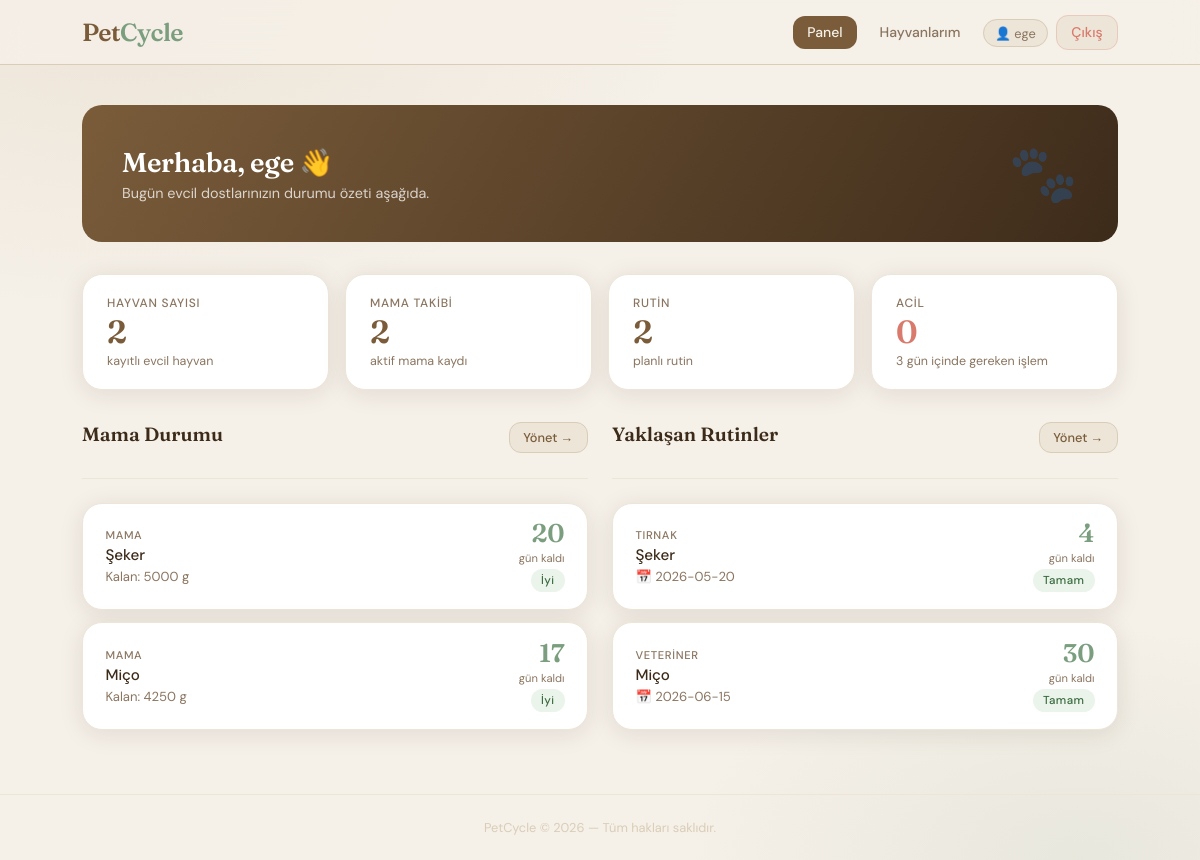
The app's page /dashboard (signed in) with its own data.
### tables this page shows
CREATE TABLE inventory_and_routines (
            id INTEGER PRIMARY KEY AUTOINCREMENT,
            pet_id INTEGER NOT NULL,
            item_type TEXT NOT NULL, 
            total_amount INTEGER,     
            interval_days INTEGER,      
            next_due_date DATE,       
            last_action_date DATE DEFAULT (date('now', 'localtime')),
            FOREIGN KEY (pet_id) REFERENCES pets (id)
        );

CREATE TABLE pets (
            id INTEGER PRIMARY KEY AUTOINCREMENT,
            user_id INTEGER NOT NULL,
            name TEXT NOT NULL,
            species TEXT NOT NULL,
            daily_food_gram INTEGER NOT NULL,
            FOREIGN KEY (user_id) REFERENCES users (id)
        );

### app.py (the view)
@app.route('/dashboard')
@login_required
def dashboard():
    pets = get_pets()
    username = session['username']
    processed_items = get_items()
    return render_template('dashboard.html', username=username, pets=pets, items=processed_items)

### app.py (called while the page is built)
def get_db_connection():
    conn = sqlite3.connect(DATABASE)
    conn.row_factory = sqlite3.Row
    return conn

@app.context_processor
def inject_now():
    return {'now': datetime.now()}

def login_required(f):
    @wraps(f)
    def decorated_function(*args, **kwargs):
        if 'user_id' not in session:
            flash('Lütfen önce giriş yapın.', 'warning')
            return redirect(url_for('login'))
        return f(*args, **kwargs)
    return decorated_function

def get_pets():
    user_id = session['user_id']
    conn = get_db_connection()
    pets = conn.execute('SELECT * FROM pets WHERE user_id = ?', (user_id,)).fetchall()
    conn.close()
    return pets

### templates/dashboard.html (shortened to what this page needs)
{% extends "base.html" %}
{% block content %}
<div class="welcome-banner">
    <div>
        <h1>Merhaba, {{ username }} 👋</h1>
        <p>Bugün evcil dostlarınızın durumu özeti aşağıda.</p>
    </div>
    <div class="banner-icon">🐾</div>
</div>
{% set pet_count = pets | length %}
{% set food_items = items | selectattr('item_type', 'equalto', 'Mama') | list %}
{% set routine_items = items | rejectattr('item_type', 'equalto', 'Mama') | list %}
{% set urgent = items | selectattr('days_left', 'defined') | selectattr('days_left', 'ne', none) | selectattr('days_left', 'le', 3) | list %}
<div class="stats-row">
    <div class="stat-card">
        <span class="stat-label">Hayvan sayısı</span>
        <span class="stat-value">{{ pet_count }}</span>
        <span class="stat-sub">kayıtlı evcil hayvan</span>
    </div>
    <div class="stat-card">
        <span class="stat-label">Mama takibi</span>
        <span class="stat-value">{{ food_items | length }}</span>
        <span class="stat-sub">aktif mama kaydı</span>
    </div>
    <div class="stat-card">
        <span class="stat-label">Rutin</span>
        <span class="stat-value">{{ routine_items | length }}</span>
        <span class="stat-sub">planlı rutin</span>
    </div>
    <div class="stat-card">
        <span class="stat-label">Acil</span>
        <span class="stat-value" style="color:var(--blush)">{{ urgent | length }}</span>
        <span class="stat-sub">3 gün içinde gereken işlem</span>
    </div>
</div>
<div class="section-row">
    <div>
        <div class="flex items-center justify-between mb-2">
            <h2 class="section-title" style="margin-bottom:0;border:none">Mama Durumu</h2>
            <a href="{{ url_for('pets') }}" class="btn btn-ghost btn-sm">Yönet →</a>
        </div>
        <hr class="divider">
        {% set food_items = items | selectattr('item_type', 'equalto', 'Mama') | list %}
        {% if food_items %}
        <div class="item-list">
            {% for item in food_items %}
            {% set days = item.food_remaining_days %}
            <div class="item-row">
                <div class="item-row-left">
                    <span class="item-row-type">{{ item.item_type }}</span>
                    <span class="item-row-name">{{ item.pet_name }}</span>
                    <span class="item-row-detail">
                        Kalan: {{ item.calculated_remaining_amount }} g
                    </span>
                </div>
                <div class="days-pill">
                    <span class="days-number {% if days <= 2 %}day-danger{% elif days <= 7 %}day-warn{% else %}day-ok{% endif %}">
                        {{ days }}
                    </span>
                    <span class="days-label">gün kaldı</span>
                    {% if days <= 2 %}
                        <span class="badge badge-danger">Acil!</span>
                    {% elif days <= 7 %}
                        <span class="badge badge-warn">Az kaldı</span>
                    {% else %}
                        <span class="badge badge-ok">İyi</span>
                    {% endif %}
                </div>
            </div>
            {% endfor %}
        </div>
        {% else %}
        <div class="empty-state">
            <div class="empty-icon">🥣</div>
            <p>Henüz mama kaydı yok.</p>
        </div>
        {% endif %}
    </div>
    <div>
        <div class="flex items-center justify-between mb-2">
            <h2 class="section-title" style="margin-bottom:0;border:none">Yaklaşan Rutinler</h2>
            <a href="{{ url_for('pets') }}" class="btn btn-ghost btn-sm">Yönet →</a>
        </div>
        <hr class="divider">
        {% set routine_items = items | rejectattr('item_type', 'equalto', 'Mama') | list %}
        {% if routine_items %}
        <div class="item-list">
            {% for item in routine_items %}
            {% set days = item.days_left %}
            <div class="item-row">
                <div class="item-row-left">
                    <span class="item-row-type">{{ item.item_type }}</span>
                    <span class="item-row-name">{{ item.pet_name }}</span>
                    {% if item.next_due_date %}
                    <span class="item-row-detail">📅 {{ item.next_due_date }}</span>
                    {% endif %}
                </div>
                <div class="days-pill">
                    {% if days is not none %}
                    <span class="days-number {% if days < 0 %}day-danger{% elif days <= 3 %}day-warn{% else %}day-ok{% endif %}">
                        {% if days < 0 %}{{ days | abs }}{% else %}{{ days }}{% endif %}
                    </span>
                    <span class="days-label">
                        {% if days < 0 %}gün geçti{% else %}gün kaldı{% endif %}
                    </span>
                    {% if days < 0 %}
                        <span class="badge badge-danger">Gecikti!</span>
                    {% elif days <= 3 %}
                        <span class="badge badge-warn">Yaklaşıyor</span>
                    {% else %}
                        <span class="badge badge-ok">Tamam</span>
                    {% endif %}
                    {% else %}
                    <span class="badge badge-sage">—</span>
                    {% endif %}
                </div>
            </div>
            {% endfor %}
        </div>
        {% else %}
        <div class="empty-state">
            <div class="empty-icon">📋</div>
            <p>Henüz rutin kaydı yok.</p>
        </div>
        {% endif %}
    </div>
</div>
{% endblock %}

### records on screen
inventory_and_routines: item_type "MAMA", pet_name "Şeker", calculated_remaining_amount "5000", id "20"
inventory_and_routines: item_type "MAMA", pet_name "Miço", calculated_remaining_amount "4250", days "17"
inventory_and_routines: item_type "TIRNAK", pet_name "Şeker", next_due_date "2026-05-20", interval_days "4"
inventory_and_routines: item_type "VETERINER", pet_name "Miço", next_due_date "2026-06-15", interval_days "30"

### other values on screen
{{ session.username }} "ege"
{{ username }} "ege"
{{ pet_count }} "2"
{{ food_items | length }} "2"
{{ routine_items | length }} "2"
{{ urgent | length }} "0"
